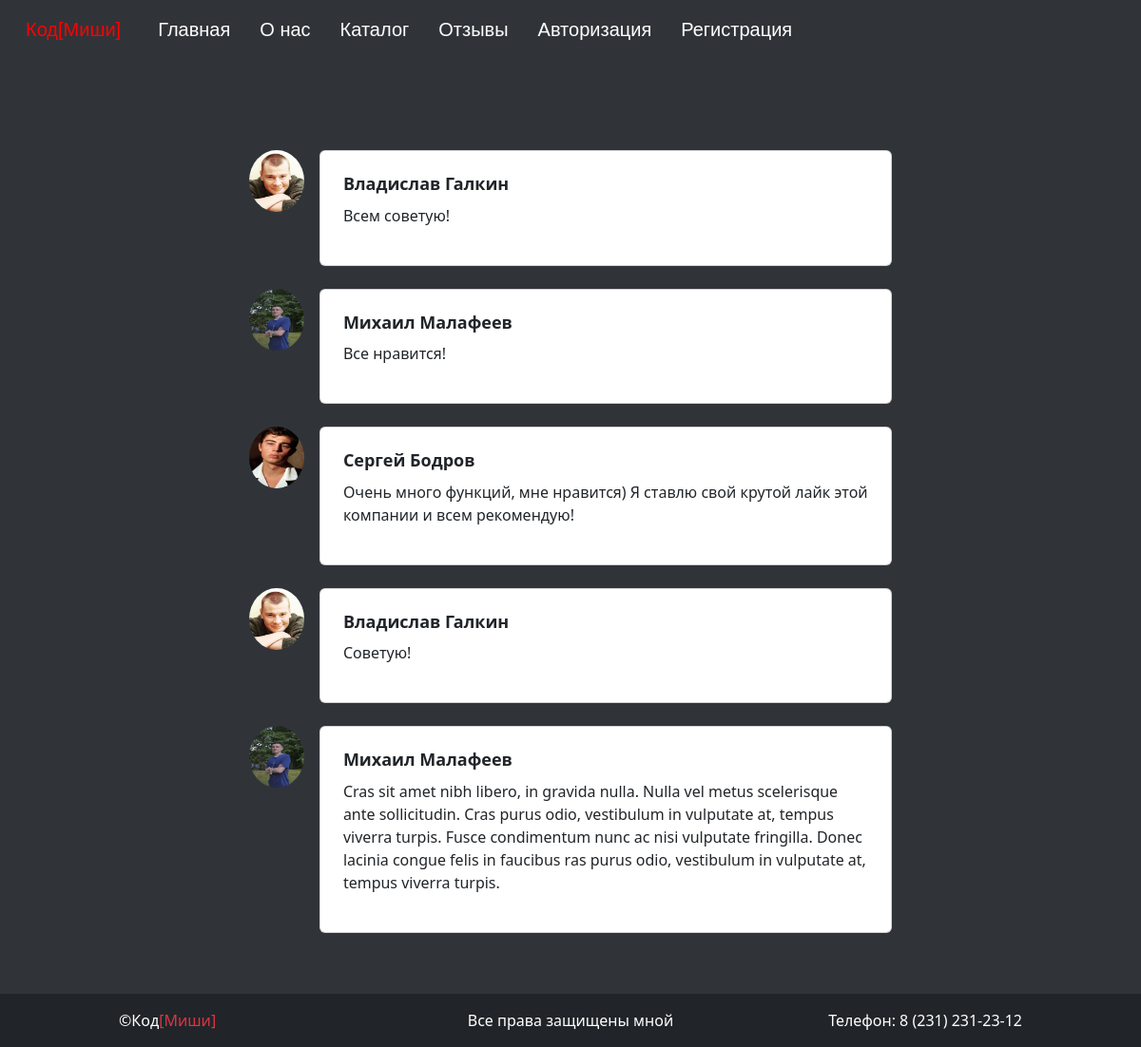
The app's page /reviews/ with its own data.
### CommonApp/models.py (models this page shows)
class ReviewUser(models.Model):
    user_id = models.ForeignKey(to=User,on_delete=models.CASCADE)
    description = models.TextField()

class User(AbstractUser):
    image_user = models.ImageField(upload_to='user_profile_photo',default=None)
    number_order = models.IntegerField(default=0)

### CommonApp/views.py (the view)
# urls.py: path('reviews/', reviews, name='reviews'),
def reviews(request):
    work_status_now = request.user.groups.filter(name="Workers").exists()
    if request.method == 'POST':
        review_form = ReviewForm(data=request.POST)
        if review_form.is_valid():
            new_review = ReviewUser(user_id = request.user, description = request.POST['description'])
            new_review.save()
            return redirect(request.META.get('HTTP_REFERER'))
    context = {
        "reviews" :  reversed(ReviewUser.objects.all()),
        'review_form': ReviewForm(),
        'is_worker_now': work_status_now,
    }
    return render(request,"CommonApp/reviews.html",  context)

### CommonApp/templates/CommonApp/reviews.html (shortened to what this page needs)
{% extends 'CommonApp/base.html'  %}
{% load static %}
{% block links %}
    <link rel="stylesheet" href="{% static '/css/reviews_style.css' %}" />
{% endblock %}
{% block content %}
<section>
  <div class="container my-5 py-5 text-dark">
    <div class="row d-flex justify-content-center">
      <div class="col-md-11 col-lg-9 col-xl-7">
        {% for review in reviews %}
          <div class="d-flex flex-start mb-4 review-item">
            <img
              class="rounded-circle shadow-1-strong me-3 review-avatar"
              src="{{review.user_id.image_user.url}}"
              alt="avatar"
              width="65"
              height="65"
            />
            <div class="card w-100">
              <div class="card-body p-4">
                <div class="">
                  <h5>{{review.user_id.first_name}} {{review.user_id.last_name}}</h5>
                  <p>{{review.description}}</p>
                </div>
              </div>
            </div>
          </div>
        {% endfor %}
      </div>
    </div>
  </div>
</section>
{% endblock  %}

### CommonApp/templates/CommonApp/base.html (shortened to what this page needs)
{% load static %}
<!DOCTYPE html>
<html lang="en">
<head>
    <link
      href="https://cdn.jsdelivr.net/npm/bootstrap@5.2.1/dist/css/bootstrap.min.css"
      rel="stylesheet"
    />
    <link rel="stylesheet" href="{% static '/css/base_style.css' %}">
    {% block links %}
    {% endblock %}
</head>
<body>
<header class="navbar navbar-expand-lg navbar-light ">
  <div class="container">
    <a href="{% url 'CommonApp:index' %}" class="navbar-brand name_company_special_word">Код<span class="">[Миши]</span></a>
    <div class="collapse navbar-collapse" id="navbarNav">
      <ul class="navbar-nav">
        <li class="nav-item"><a href="{% url 'CommonApp:index' %}" class="nav-link active">Главная</a></li>
        <li class="nav-item"><a href="{% url 'CommonApp:about_us' %}" class="nav-link">О нас</a></li>
        <li class="nav-item"><a href="{% url 'CommonApp:catalog' %}" class="nav-link">Каталог</a></li>
        <li class="nav-item"><a href="{% url 'CommonApp:reviews' %}" class="nav-link">Отзывы</a></li>
        {% if not user.is_authenticated %}
        <li class="nav-item"><a href="{% url 'CommonApp:login' %}" class="nav-link">Авторизация</a></li>
        <li class="nav-item"><a href="{% url 'CommonApp:register' %}" class="nav-link">Регистрация</a></li>
        {% endif %}
      </ul>
    </div>
  </div>
</header>
    {% block content %}
    {% endblock %}
<footer class="footer bg-dark text-white mt-auto py-3">
  <div class="container_footer">
    <div class="row row-cols-1 row-cols-md-3 justify-content-between align-items-center">
      <div class="footer-section col text-start mb-3 mb-md-0">
        &copy;Код<span class="text-danger">[Миши]</span>
      </div>
      <div class="footer-section col text-center mb-3 mb-md-0">
        Все права защищены мной
      </div>
      <div class="footer-section col text-end">
        Телефон: 8 (231) 231-23-12
      </div>
    </div>
  </div>
</footer>
</body>
</html>

### static/css/base_style.css (style rules this page uses)
* { padding: 0px; margin: 0px; text-decoration: none; }
body { background-color: #303439; min-height: 100vh; }
.container_footer { margin: 0 auto; width: 950px; }
header { display: flex; justify-content: space-around; padding: 20px; }
.name_company_special_word { color: red; }
ul { list-style-type: none; padding: 0; margin: 0; display: flex; gap: 15px; }
a { color: white; text-decoration: none; display: block; font-family: Arial, sans-serif; font-size: 30px; padding: 15px; border-radius: 20px; text-align: center; }
.navbar-nav .nav-item .nav-link { color:white; font-size:20px; }
.navbar { background-color:transparent; }
html { position: relative; min-height: 100%; }
body { margin: 0; padding: 0; box-sizing: border-box; }
.footer { position: absolute; width: 100%; margin-top: 100px; background-color: #343a40; color: white; padding: 20px; bottom:0; }
.footer-section { flex: 1; }

### static/css/reviews_style.css (style rules this page uses)
* { padding: 0px; margin: 0px; text-decoration: none; }
body { background-color: #303439; min-height: 100vh; }
.container { margin: 0 auto; width: 100%; max-width: 1200px; }
header { display: flex; justify-content: space-around; padding: 20px; }
.name_company_special_word { color: red; }
ul { list-style-type: none; padding: 0; margin: 0; display: flex; gap: 15px; }
a { color: white; text-decoration: none; display: block; font-family: Arial, sans-serif; font-size: 30px; padding: 15px; border-radius: 20px; text-align: center; }
.review-item { flex-direction: row; }
.review-avatar { width: 65px; height: 65px; }
.card-body { padding: 20px; }
h5 { font-size: 18px; font-weight: bold; margin-bottom: 10px; }
p { font-size: 16px; line-height: 1.5; }

### records on screen
ReviewUser: user_id.image_user (picture), user_id.first_name "Владислав", user_id.last_name "Галкин", description "Всем советую!"
ReviewUser: user_id.image_user (picture), user_id.first_name "Михаил", user_id.last_name "Малафеев", description "Все нравится!"
ReviewUser: user_id.image_user (picture), user_id.first_name "Сергей", user_id.last_name "Бодров", description "Очень много функций, мне нравится) Я ставлю свой крутой лайк этой компании и всем рекомендую!"
ReviewUser: user_id.image_user (picture), user_id.first_name "Владислав", user_id.last_name "Галкин", description "Советую!"
ReviewUser: user_id.image_user (picture), user_id.first_name "Михаил", user_id.last_name "Малафеев", description "Cras sit amet nibh libero, in gravida nulla. Nulla vel metus scelerisque ante sollicitudin. Cras purus odio, vestibulum in vulputate at, tempus viverra turpis. Fusce condimentum nunc ac nisi vulputate fringilla. Donec lacinia congue felis in faucibus ras purus odio, vestibulum in vulputate at, tempus viverra turpis."
